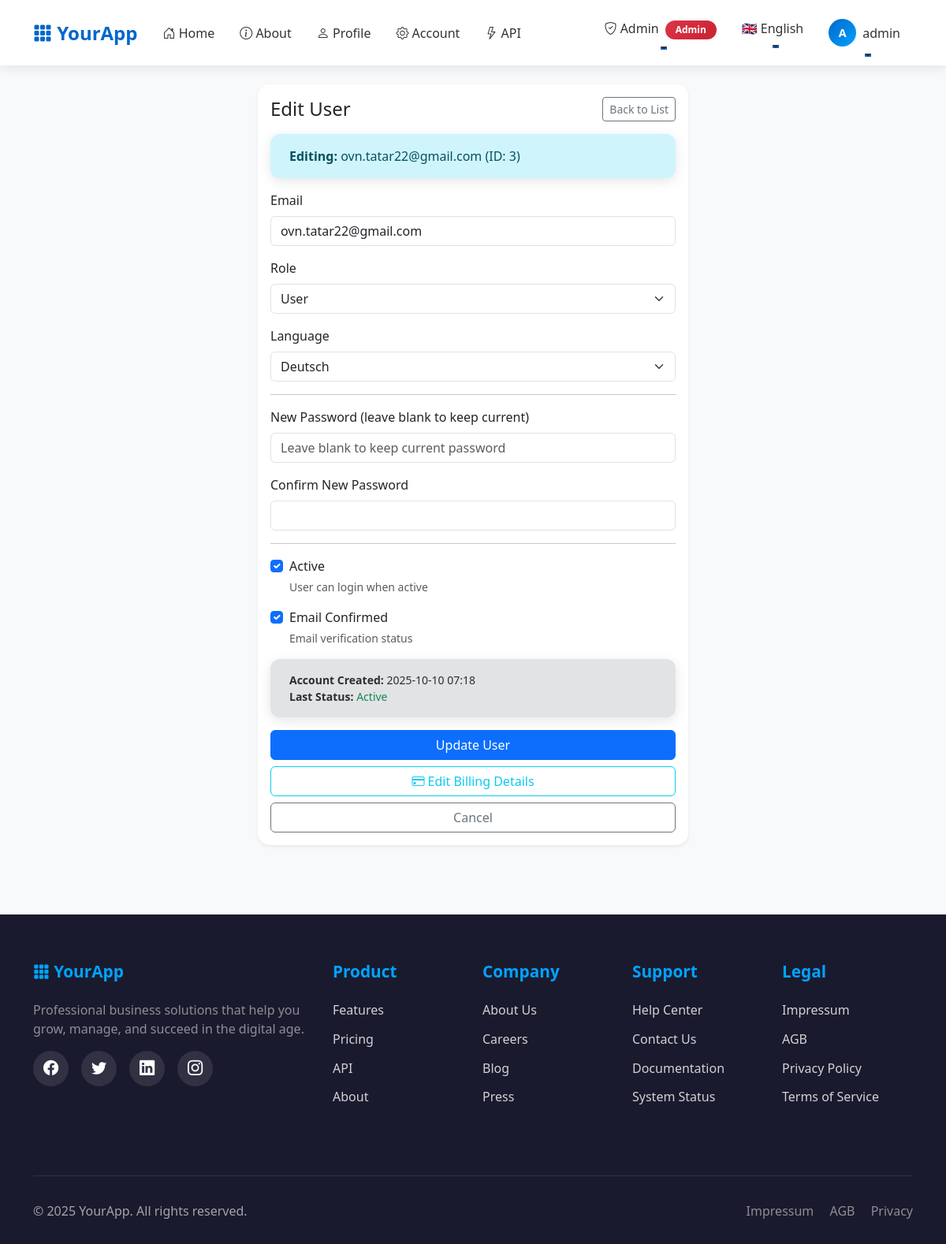
The app's page /admin/users/3/edit (signed in) with its own data.
### app/models/user.py (models this page shows, shortened)
class User(UserMixin, db.Model):
    id = db.Column(db.Integer, primary_key=True)
    email = db.Column(db.String(255), unique=True, nullable=False, index=True)
    language = db.Column(db.String(5), default='en')
    role = db.Column(db.String(20), nullable=False, default='user', index=True)
    password_hash = db.Column(db.String(255), nullable=False)
    created_at = db.Column(db.DateTime, default=datetime.utcnow, nullable=False)
    confirmed_at = db.Column(db.DateTime, nullable=True)
    is_active = db.Column(db.Boolean, default=True, nullable=False, index=True)
    plan_id = db.Column(db.Integer, db.ForeignKey('plan.id'), nullable=True)
    plan = db.relationship('Plan', back_populates='users')
    plan_subscribed_at = db.Column(db.DateTime, nullable=True)
    billing = db.relationship("BillingProfile", uselist=False, back_populates="user", cascade="all, delete-orphan")
    api_keys = db.relationship("APIKey", back_populates="user", cascade="all, delete-orphan", lazy='dynamic')
    @property
    def is_confirmed(self) -> bool:
        return self.confirmed_at is not None
    @property
    def is_authenticated(self):
        return True

### app/blueprints/admin/routes.py (the view, shortened to what this page needs)
@bp.route('/users/<int:user_id>/edit', methods=['GET', 'POST'])
@login_required
@roles_required('admin')
def edit_user(user_id):
    user = User.query.get_or_404(user_id)
    form = UserForm(obj=user)
    return render_template('admin/edit_user.html', form=form, user=user)

### app/templates/admin/edit_user.html (shortened to what this page needs)
{% extends "base.html" %}
{% block content %}
<div class="row justify-content-center">
  <div class="col-12 col-md-8 col-lg-6">
    <div class="card shadow-sm">
      <div class="card-body">
        <div class="d-flex justify-content-between align-items-center mb-3">
          <h1 class="h4 mb-0">{{ _('Edit User') }}</h1>
          <a href="{{ url_for('admin.index') }}" class="btn btn-sm btn-outline-secondary">
            {{ _('Back to List') }}
          </a>
        </div>
        <div class="alert alert-info mb-3">
          <strong>{{ _('Editing') }}:</strong> {{ user.email }} (ID: {{ user.id }})
        </div>
        <form method="POST" novalidate>
          <div class="mb-3">
            {{ form.email.label(class="form-label") }}
            {{ form.email(class="form-control" + (" is-invalid" if form.email.errors else "")) }}
          </div>
          <div class="mb-3">
            {{ form.role.label(class="form-label") }}
            {{ form.role(class="form-select") }}
          </div>
          <div class="mb-3">
            {{ form.language.label(class="form-label") }}
            {{ form.language(class="form-select") }}
          </div>
          <hr>
          <div class="mb-3">
            {{ form.new_password.label(class="form-label") }}
            {{ form.new_password(class="form-control" + (" is-invalid" if form.new_password.errors else ""), placeholder=_('Leave blank to keep current password')) }}
          </div>
          <div class="mb-3">
            {{ form.new_password2.label(class="form-label") }}
            {{ form.new_password2(class="form-control" + (" is-invalid" if form.new_password2.errors else "")) }}
          </div>
          <hr>
          <div class="mb-3">
            <div class="form-check">
              {{ form.is_active(class="form-check-input", disabled=(user.id == current_user.id)) }}
              {{ form.is_active.label(class="form-check-label") }}
              <small class="form-text text-muted d-block">{{ _('User can login when active') }}</small>
            </div>
          </div>
          <div class="mb-3">
            <div class="form-check">
              {{ form.is_confirmed(class="form-check-input") }}
              {{ form.is_confirmed.label(class="form-check-label") }}
              <small class="form-text text-muted d-block">{{ _('Email verification status') }}</small>
            </div>
          </div>
          <div class="alert alert-secondary small">
            <strong>{{ _('Account Created') }}:</strong> {{ user.created_at.strftime('%Y-%m-%d %H:%M') }}<br>
            <strong>{{ _('Last Status') }}:</strong>
            {% if user.is_active %}
              <span class="text-success">{{ _('Active') }}</span>
            {% else %}
              <span class="text-danger">{{ _('Disabled') }}</span>
            {% endif %}
          </div>
          <div class="d-grid gap-2">
            {{ form.submit(class="btn btn-primary") }}
            <a href="{{ url_for('admin.edit_user_billing', user_id=user.id) }}" class="btn btn-outline-info">
              <i class="bi bi-credit-card"></i> {{ _('Edit Billing Details') }}
            </a>
            <a href="{{ url_for('admin.index') }}" class="btn btn-outline-secondary">{{ _('Cancel') }}</a>
          </div>
        </form>
      </div>
    </div>
  </div>
</div>
<link rel="stylesheet" href="https://cdn.jsdelivr.net/npm/bootstrap-icons@1.10.0/font/bootstrap-icons.css">
{% endblock %}

### app/templates/base.html (shortened to what this page needs)
<!doctype html>
<html lang="en">
<head>
    <link href="https://cdn.jsdelivr.net/npm/bootstrap@5.3.3/dist/css/bootstrap.min.css" rel="stylesheet">
    <link rel="stylesheet" href="https://cdn.jsdelivr.net/npm/bootstrap-icons@1.11.0/font/bootstrap-icons.css">
    <link href="{{ url_for('static', filename='css/app.css') }}" rel="stylesheet">
</head>
<body>
    <nav class="navbar navbar-expand-lg navbar-light sticky-top">
        <div class="container">
            <a class="navbar-brand" href="{{ url_for('main.index') }}">
                <i class="bi bi-grid-3x3-gap-fill"></i> YourApp
            </a>
            <div class="collapse navbar-collapse" id="navbarNav">
                <ul class="navbar-nav me-auto">
                    <li class="nav-item">
                        <a class="nav-link" href="{{ url_for('main.index') }}">
                            <i class="bi bi-house-door"></i> {{ _('Home') }}
                        </a>
                    </li>
                    <li class="nav-item">
                        <a class="nav-link" href="{{ url_for('main.about') }}">
                            <i class="bi bi-info-circle"></i> {{ _('About') }}
                        </a>
                    </li>
                    {% if current_user.is_authenticated %}
                    <li class="nav-item">
                        <a class="nav-link" href="{{ url_for('main.profile') }}">
                            <i class="bi bi-person"></i> {{ _('Profile') }}
                        </a>
                    </li>
                    <li class="nav-item">
                        <a class="nav-link" href="{{ url_for('account.overview') }}">
                            <i class="bi bi-gear"></i> {{ _('Account') }}
                        </a>
                    </li>
                    {% endif %}
                    <li class="nav-item">
                        <a class="nav-link" href="/api/v1/ping">
                            <i class="bi bi-lightning"></i> API
                        </a>
                    </li>
                </ul>
                <ul class="navbar-nav">
                    {% if current_user.is_authenticated %}
                        {% if current_user.role == 'admin' %}
                        <li class="nav-item dropdown">
                            <a class="nav-link dropdown-toggle" href="#" id="adminDropdown" role="button"
                               data-bs-toggle="dropdown" aria-expanded="false">
                                <i class="bi bi-shield-check"></i> {{ _('Admin') }}
                                <span class="badge badge-admin ms-1">Admin</span>
                            </a>
                        </li>
                        {% endif %}
                        <li class="nav-item dropdown language-dropdown">
                            <a class="nav-link dropdown-toggle" href="#" id="languageDropdown" role="button"
                               data-bs-toggle="dropdown" aria-expanded="false">
                                {% if current_user.language == 'de' %}
                                    🇩🇪 Deutsch
                                {% else %}
                                    🇬🇧 English
                                {% endif %}
                            </a>
                        </li>
                        <li class="nav-item dropdown">
                            <a class="nav-link dropdown-toggle d-flex align-items-center" href="#" id="userDropdown"
                               role="button" data-bs-toggle="dropdown" aria-expanded="false">
                                <div class="user-avatar me-2">
                                    {{ current_user.email[0]|upper }}
                                </div>
                                <span class="d-none d-lg-inline">{{ current_user.email.split('@')[0] }}</span>
                            </a>
                        </li>
                    {% endif %}
                </ul>
            </div>
        </div>
    </nav>
    <main class="py-4">
        <div class="container">
            {% block content %}{% endblock %}
        </div>
    </main>
    <footer class="footer">
        <div class="container">
            <div class="row">
                <div class="col-lg-4 mb-4">
                    <h3 class="footer-title">
                        <i class="bi bi-grid-3x3-gap-fill"></i> YourApp
                    </h3>
                    <p class="text-white-50">Professional business solutions that help you grow, manage, and succeed in the digital age.</p>
                    <div class="social-links">
                        <a href="#" aria-label="Facebook"><i class="bi bi-facebook"></i></a>
                        <a href="#" aria-label="Twitter"><i class="bi bi-twitter"></i></a>
                        <a href="#" aria-label="LinkedIn"><i class="bi bi-linkedin"></i></a>
                        <a href="#" aria-label="Instagram"><i class="bi bi-instagram"></i></a>
                    </div>
                </div>
                <div class="col-lg-2 col-md-6 mb-4">
                    <h4 class="footer-title">Product</h4>
                    <ul class="footer-links">
                        <li><a href="{{ url_for('main.index') }}#features">Features</a></li>
                        <li><a href="{{ url_for('account.view_plan') }}">Pricing</a></li>
                        <li><a href="/api/v1/ping">API</a></li>
                        <li><a href="{{ url_for('main.about') }}">About</a></li>
                    </ul>
                </div>
                <div class="col-lg-2 col-md-6 mb-4">
                    <h4 class="footer-title">Company</h4>
                    <ul class="footer-links">
                        <li><a href="{{ url_for('main.about') }}">About Us</a></li>
                        <li><a href="/careers">Careers</a></li>
                        <li><a href="/blog">Blog</a></li>
                        <li><a href="/press">Press</a></li>
                    </ul>
                </div>
                <div class="col-lg-2 col-md-6 mb-4">
                    <h4 class="footer-title">Support</h4>
                    <ul class="footer-links">
                        <li><a href="/help">Help Center</a></li>
                        <li><a href="/contact">Contact Us</a></li>
                        <li><a href="/docs">Documentation</a></li>
                        <li><a href="/status">System Status</a></li>
                    </ul>
                </div>
                <div class="col-lg-2 col-md-6 mb-4">
                    <h4 class="footer-title">Legal</h4>
                    <ul class="footer-links">
                        <li><a href="/impressum">Impressum</a></li>
                        <li><a href="/agb">AGB</a></li>
                        <li><a href="/privacy">Privacy Policy</a></li>
                        <li><a href="/terms">Terms of Service</a></li>
                    </ul>
                </div>
            </div>
            <div class="footer-bottom">
                <div class="row">
                    <div class="col-md-6 text-center text-md-start mb-3 mb-md-0">
                        <p class="mb-0">&copy; 2025 YourApp. All rights reserved.</p>
                    </div>
                    <div class="col-md-6 text-center text-md-end">
                        <p class="mb-0">
                            <a href="/impressum" class="text-white-50 text-decoration-none me-3">Impressum</a>
                            <a href="/agb" class="text-white-50 text-decoration-none me-3">AGB</a>
                            <a href="/privacy" class="text-white-50 text-decoration-none">Privacy</a>
                        </p>
                    </div>
                </div>
            </div>
        </div>
    </footer>
</body>
</html>

### records on screen
User: email "A", email "admin"
User: email "ovn.tatar22@gmail.com", id "3", role "User", language "Deutsch", is_active "☑", created_at "2025-10-10 07:18"
